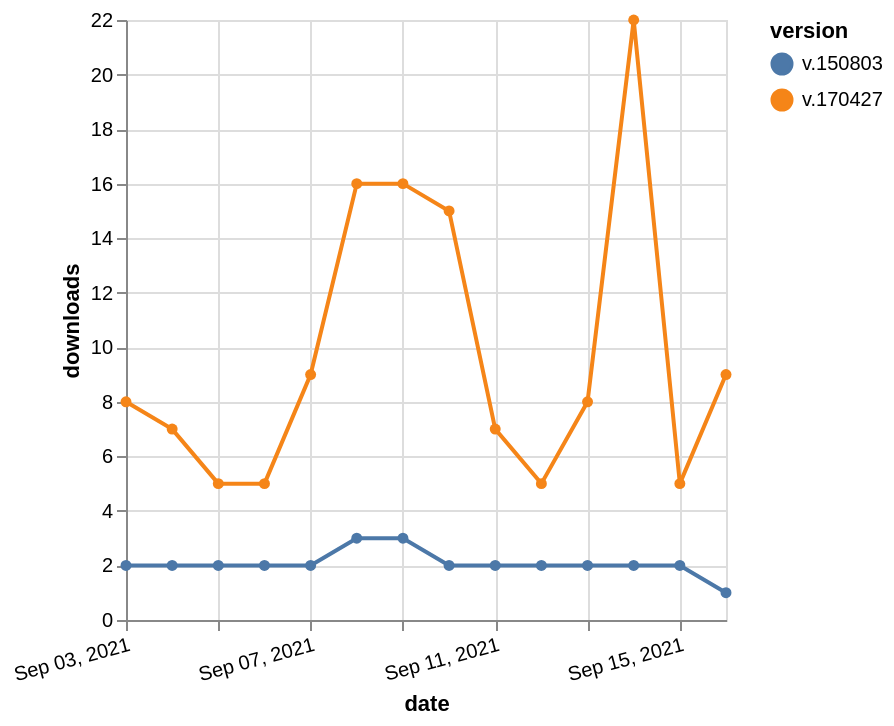

Specify this chart in Vega-Lite:
### Vega-Lite specification from a JSON file in a GitHub repository (floating-point values rounded to 4 significant figures)
{"$schema": "https://vega.github.io/schema/vega-lite/v5.json", "description": "A simple bar chart with embedded data.", "data": {"values": [{"date": "2021-09-03", "total": 4492, "delta": 2, "version": "v.150803"}, {"date": "2021-09-04", "total": 4494, "delta": 2, "version": "v.150803"}, {"date": "2021-09-05", "total": 4496, "delta": 2, "version": "v.150803"}, {"date": "2021-09-06", "total": 4498, "delta": 2, "version": "v.150803"}, {"date": "2021-09-07", "total": 4500, "delta": 2, "version": "v.150803"}, {"date": "2021-09-08", "total": 4503, "delta": 3, "version": "v.150803"}, {"date": "2021-09-09", "total": 4506, "delta": 3, "version": "v.150803"}, {"date": "2021-09-10", "total": 4508, "delta": 2, "version": "v.150803"}, {"date": "2021-09-11", "total": 4510, "delta": 2, "version": "v.150803"}, {"date": "2021-09-12", "total": 4512, "delta": 2, "version": "v.150803"}, {"date": "2021-09-13", "total": 4514, "delta": 2, "version": "v.150803"}, {"date": "2021-09-14", "total": 4516, "delta": 2, "version": "v.150803"}, {"date": "2021-09-15", "total": 4518, "delta": 2, "version": "v.150803"}, {"date": "2021-09-16", "total": 4519, "delta": 1, "version": "v.150803"}, {"date": "2021-09-03", "total": 11543, "delta": 8, "version": "v.170427"}, {"date": "2021-09-04", "total": 11550, "delta": 7, "version": "v.170427"}, {"date": "2021-09-05", "total": 11555, "delta": 5, "version": "v.170427"}, {"date": "2021-09-06", "total": 11560, "delta": 5, "version": "v.170427"}, {"date": "2021-09-07", "total": 11569, "delta": 9, "version": "v.170427"}, {"date": "2021-09-08", "total": 11585, "delta": 16, "version": "v.170427"}, {"date": "2021-09-09", "total": 11601, "delta": 16, "version": "v.170427"}, {"date": "2021-09-10", "total": 11616, "delta": 15, "version": "v.170427"}, {"date": "2021-09-11", "total": 11623, "delta": 7, "version": "v.170427"}, {"date": "2021-09-12", "total": 11628, "delta": 5, "version": "v.170427"}, {"date": "2021-09-13", "total": 11636, "delta": 8, "version": "v.170427"}, {"date": "2021-09-14", "total": 11658, "delta": 22, "version": "v.170427"}, {"date": "2021-09-15", "total": 11663, "delta": 5, "version": "v.170427"}, {"date": "2021-09-16", "total": 11672, "delta": 9, "version": "v.170427"}]}, "width": "container", "mark": {"type": "line", "point": {"filled": true}}, "encoding": {"x": {"field": "date", "type": "temporal", "timeUnit": "yearmonthdate", "title": "date", "axis": {"labelAngle": -15}}, "y": {"field": "delta", "type": "quantitative", "title": "downloads"}, "color": {"field": "version", "type": "nominal"}, "tooltip": {"field": "delta"}}}
